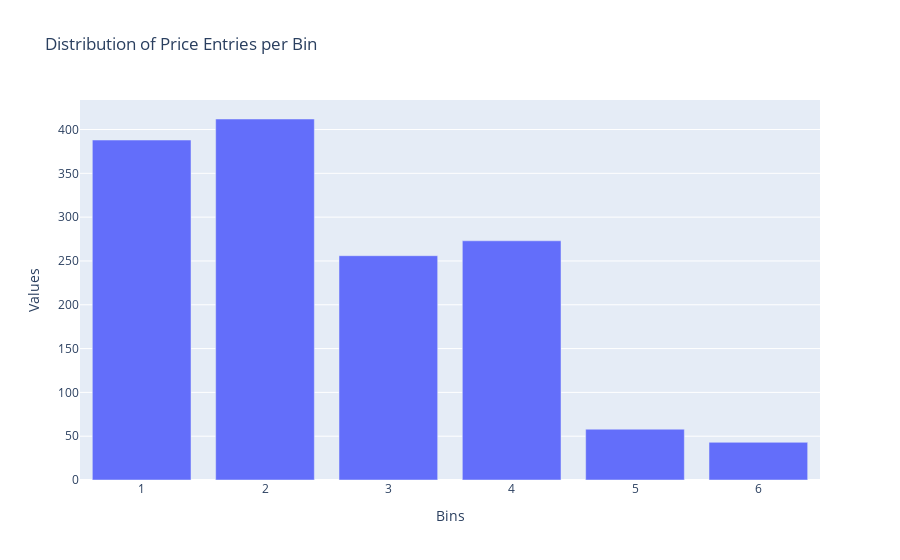

The notebook cell saved with this chart:
### Markdown cell above
Nothing unusual

### Code cell
counts = df['price_bin'].value_counts()
fig = px.bar(x=counts.index, y=counts.values, labels={'x':'Bins', 'y':'Values'},
             title='Distribution of Price Entries per Bin')

# Show plot 
fig.show()

### Figure 1 — Plotly figure (JSON) as saved in the notebook; plotly's stock layout.template omitted (floating-point values rounded to 4 significant figures)
{"data": [{"alignmentgroup": "True", "hovertemplate": "Bins=%{x}<br>Values=%{y}<extra></extra>", "legendgroup": "", "marker": {"color": "#636efa", "pattern": {"shape": ""}}, "name": "", "offsetgroup": "", "orientation": "v", "showlegend": false, "textposition": "auto", "type": "bar", "x": [2, 1, 4, 3, 5, 6], "xaxis": "x", "y": [412, 388, 273, 256, 58, 43], "yaxis": "y"}], "layout": {"barmode": "relative", "legend": {"tracegroupgap": 0}, "title": {"text": "Distribution of Price Entries per Bin"}, "xaxis": {"anchor": "y", "domain": [0, 1], "title": {"text": "Bins"}}, "yaxis": {"anchor": "x", "domain": [0, 1], "title": {"text": "Values"}}}}
